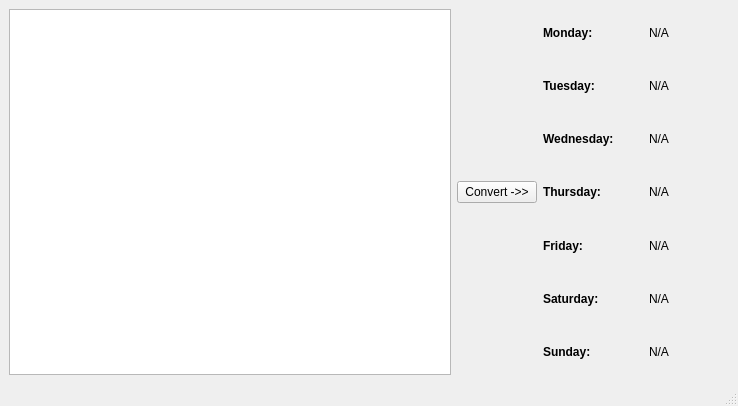
<?xml version="1.0" encoding="UTF-8"?>
<ui version="4.0">
 <class>MainWindow</class>
 <widget class="QMainWindow" name="MainWindow">
  <property name="geometry">
   <rect>
    <x>0</x>
    <y>0</y>
    <width>738</width>
    <height>406</height>
   </rect>
  </property>
  <property name="windowTitle">
   <string>MainWindow</string>
  </property>
  <widget class="QWidget" name="centralwidget">
   <layout class="QHBoxLayout" name="horizontalLayout">
    <item>
     <widget class="QTextEdit" name="textEdit"/>
    </item>
    <item>
     <widget class="QPushButton" name="pushButton">
      <property name="text">
       <string>Convert -&gt;&gt;</string>
      </property>
     </widget>
    </item>
    <item>
     <layout class="QGridLayout" name="gridLayout">
      <item row="0" column="0">
       <widget class="QLabel" name="label">
        <property name="minimumSize">
         <size>
          <width>100</width>
          <height>0</height>
         </size>
        </property>
        <property name="font">
         <font>
          <weight>75</weight>
          <bold>true</bold>
         </font>
        </property>
        <property name="text">
         <string>Monday:</string>
        </property>
       </widget>
      </item>
      <item row="0" column="1">
       <widget class="QLabel" name="label_monday">
        <property name="minimumSize">
         <size>
          <width>80</width>
          <height>0</height>
         </size>
        </property>
        <property name="text">
         <string>N/A</string>
        </property>
       </widget>
      </item>
      <item row="1" column="0">
       <widget class="QLabel" name="label_2">
        <property name="font">
         <font>
          <weight>75</weight>
          <bold>true</bold>
         </font>
        </property>
        <property name="text">
         <string>Tuesday:</string>
        </property>
       </widget>
      </item>
      <item row="1" column="1">
       <widget class="QLabel" name="label_tuesday">
        <property name="text">
         <string>N/A</string>
        </property>
       </widget>
      </item>
      <item row="2" column="0">
       <widget class="QLabel" name="label_3">
        <property name="font">
         <font>
          <weight>75</weight>
          <bold>true</bold>
         </font>
        </property>
        <property name="text">
         <string>Wednesday:</string>
        </property>
       </widget>
      </item>
      <item row="2" column="1">
       <widget class="QLabel" name="label_wednesday">
        <property name="text">
         <string>N/A</string>
        </property>
       </widget>
      </item>
      <item row="3" column="0">
       <widget class="QLabel" name="label_4">
        <property name="font">
         <font>
          <weight>75</weight>
          <bold>true</bold>
         </font>
        </property>
        <property name="text">
         <string>Thursday:</string>
        </property>
       </widget>
      </item>
      <item row="3" column="1">
       <widget class="QLabel" name="label_thursday">
        <property name="text">
         <string>N/A</string>
        </property>
       </widget>
      </item>
      <item row="4" column="0">
       <widget class="QLabel" name="label_5">
        <property name="font">
         <font>
          <weight>75</weight>
          <italic>false</italic>
          <bold>true</bold>
         </font>
        </property>
        <property name="text">
         <string>Friday:</string>
        </property>
       </widget>
      </item>
      <item row="4" column="1">
       <widget class="QLabel" name="label_friday">
        <property name="text">
         <string>N/A</string>
        </property>
       </widget>
      </item>
      <item row="5" column="0">
       <widget class="QLabel" name="label_6">
        <property name="font">
         <font>
          <weight>75</weight>
          <bold>true</bold>
         </font>
        </property>
        <property name="text">
         <string>Saturday:</string>
        </property>
       </widget>
      </item>
      <item row="5" column="1">
       <widget class="QLabel" name="label_saturday">
        <property name="text">
         <string>N/A</string>
        </property>
       </widget>
      </item>
      <item row="6" column="0">
       <widget class="QLabel" name="label_7">
        <property name="font">
         <font>
          <weight>75</weight>
          <bold>true</bold>
         </font>
        </property>
        <property name="text">
         <string>Sunday:</string>
        </property>
       </widget>
      </item>
      <item row="6" column="1">
       <widget class="QLabel" name="label_sunday">
        <property name="text">
         <string>N/A</string>
        </property>
       </widget>
      </item>
     </layout>
    </item>
   </layout>
  </widget>
  <widget class="QMenuBar" name="menubar">
   <property name="geometry">
    <rect>
     <x>0</x>
     <y>0</y>
     <width>738</width>
     <height>22</height>
    </rect>
   </property>
  </widget>
  <widget class="QStatusBar" name="statusbar"/>
 </widget>
 <resources/>
 <connections/>
</ui>
